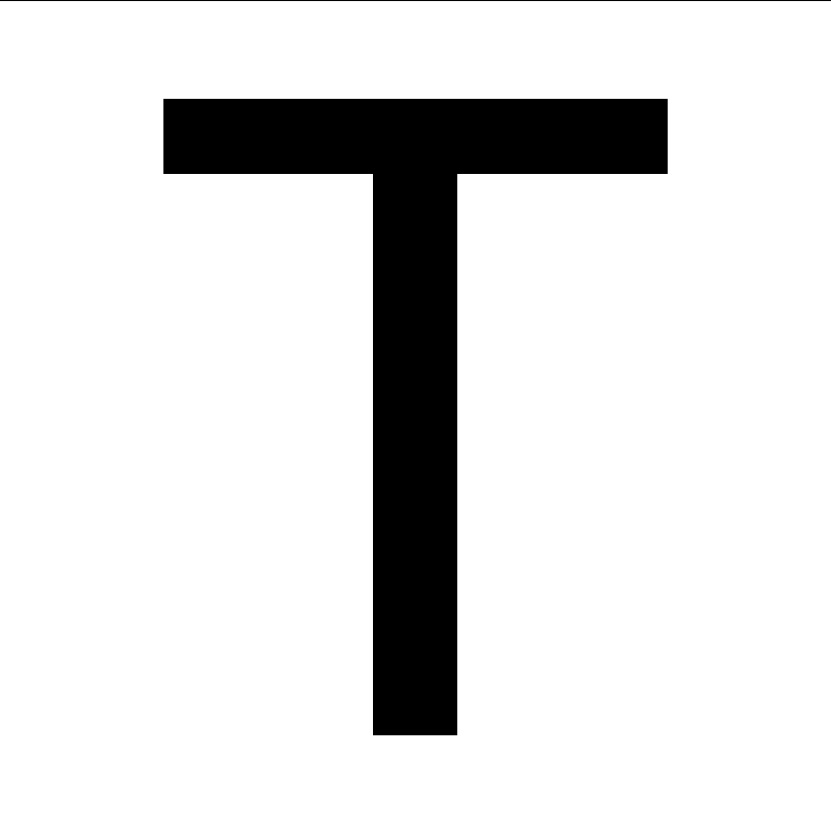
#> input picture Alphabet-Recognize/pics/T.jpg, 831 x 832 px, given in place of the camera
$ python detect_black.py
#> lines starting #> are read from the running program, lines starting #| are printed output that depends on the picture; after the words box and inside, x2 and y2 are one past the last pixel; in counts of white or black regions, pixels touching at a corner belong together
import cv2
import numpy as np

lower_black = np.array([0,0,0])
upper_black = np.array([180,100,80])

video = cv2.VideoCapture(0) #抓取畫面

while True:
    success,img = video.read()
#> img is the input picture: shape (832, 831, 3); min 0, max 255, mean 223.3

    image  = cv2.cvtColor(img,cv2.COLOR_BGR2HSV)
#> image: shape (832, 831, 3); mean H, S, V 0, 0, 223.3
    mask_black = cv2.inRange(image,lower_black,upper_black) #過濾顏色
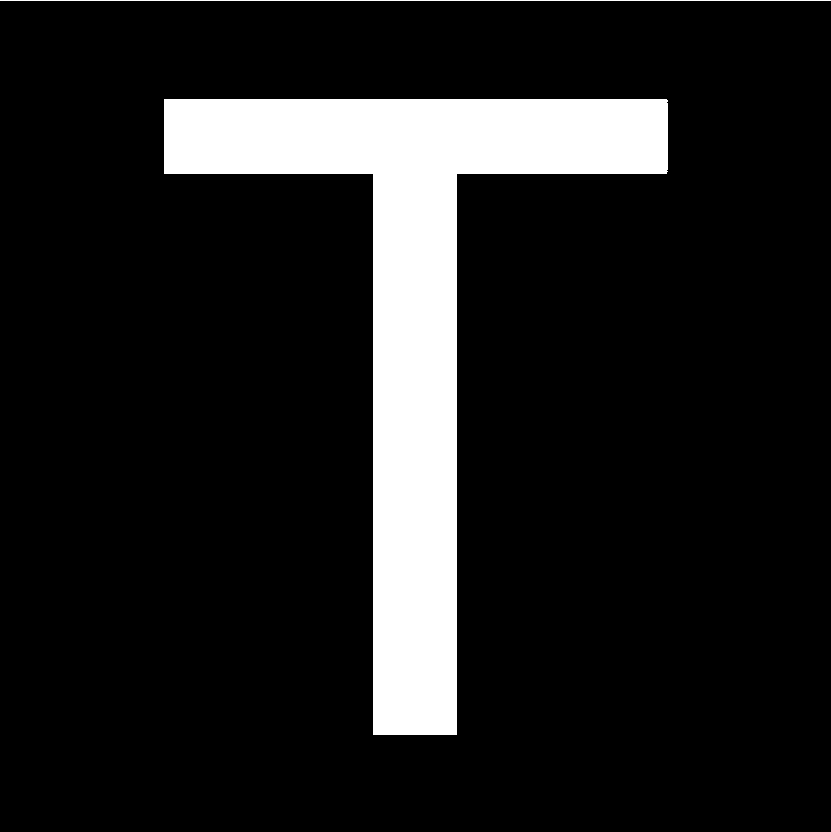
#> mask_black: shape (832, 831); 12.4% white; 2 white regions
    black = cv2.bitwise_and(img,img,mask=mask_black) #設定藍色遮罩

    contours, hierarchy = cv2.findContours(mask_black, cv2.RETR_EXTERNAL, cv2.CHAIN_APPROX_SIMPLE) #畫出物體邊框
#> contours = 2 contours, 1 with area under 20; largest, box (x1, y1, x2, y2) and area: (164, 99, 668, 735) 83782
    if len(contours) != 0 :
        for contour in contours:
            if cv2.contourArea(contour) > 1200 :
                x,y,w,h = cv2.boundingRect(contour)
                cv2.rectangle(img, (x,y),(x+w,y+h),(0,0,255),3)
#> this loop made 2 passes
#> (x, y, w, h) on pass 1: (164, 99, 504, 636)
#> contour on pass 2: [[0, 0], [830, 0]]
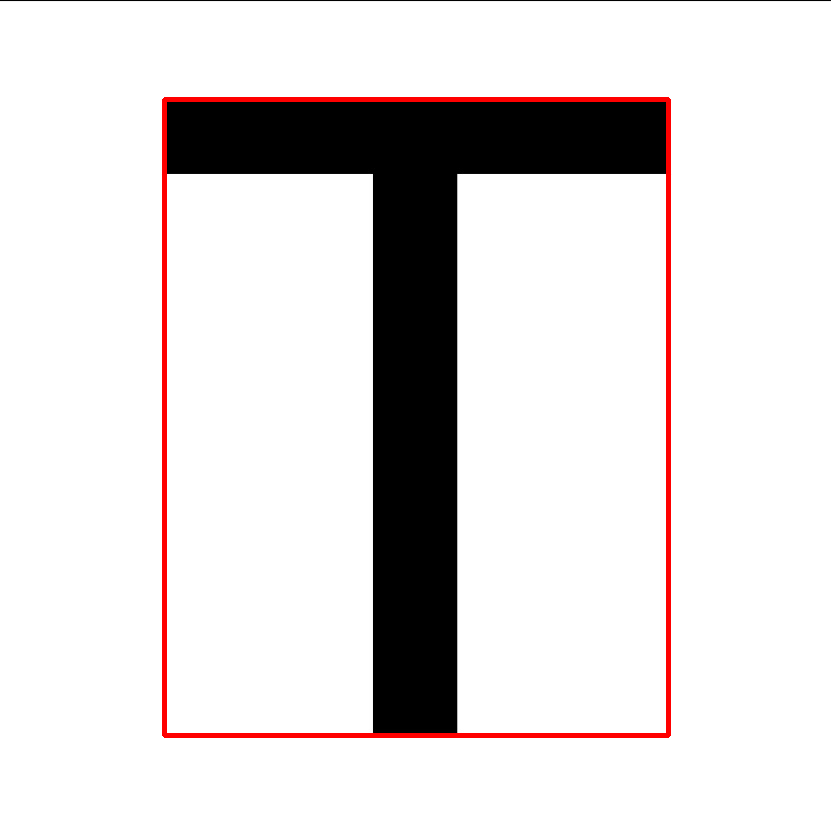
#> img: shape (832, 831, 3); 1.65% of pixels changed, all inside (x1, y1, x2, y2) = (162, 97, 671, 738)

    cv2.imshow("black",black)
    cv2.imshow("webcam",img)
    cv2.waitKey(1)
